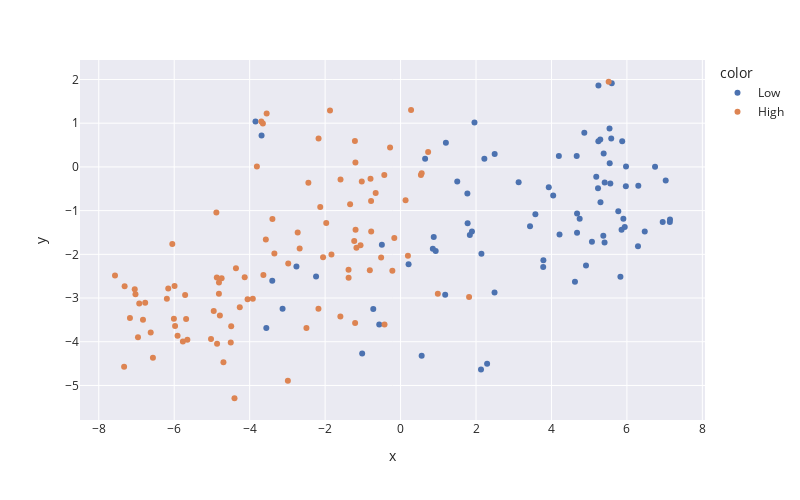

Write notebook code for a chart like this one.
### Markdown cell above
Plot a scatter plot of  interesting aspect clustering.

### Code cell
# Plot with plotly
# {0: Economic, 1: Environment; 2: Health, 3: Human, 4: Politic, 5: All}
i = 5
fig = px.scatter(x = X[i], y = Y[i], color = dataFrame[i].iloc[:,-1],  hover_name=country, 
                template = 'seaborn', width = 800, height = 500
                )

fig.show()

### Figure 1 — Plotly figure (JSON) as saved in the notebook; plotly's stock layout.template omitted (floating-point values rounded to 4 significant figures)
{"data": [{"hovertemplate": "<b>%{hovertext}</b><br><br>color=Low<br>x=%{x}<br>y=%{y}<extra></extra>", "hovertext": ["Afghanistan", "Angola", "Azerbaijan", "Bahrain", "Bangladesh", "Barbados", "Belize", "Benin", "Botswana", "Bulgaria", "Burkina Faso", "Burundi", "Cambodia", "Cameroon", "Central African Republic", "Chad", "Comoros", "Congo (Dem. Rep.)", "Congo (Rep.)", "Cote d'Ivoire", "Djibouti", "Dominican Republic", "Egypt", "Equatorial Guinea", "Eritrea", "Eswatini", "Ethiopia", "Gabon", "Gambia, The", "Ghana", "Guatemala", "Guinea", "Guinea-Bissau", "Haiti", "Iran", "Iraq", "Kenya", "Korea (Dem. People’s Rep.)", "Laos", "Lebanon", "Lesotho", "Liberia", "Libya", "Madagascar", "Malawi", "Mali", "Mauritania", "Mauritius", "Moldova", "Mongolia", "Mozambique", "Myanmar", "Nepal", "Niger", "Nigeria", "North Macedonia", "Pakistan", "Papua New Guinea", "Philippines", "Qatar", "Rwanda", "Senegal", "Sierra Leone", "Solomon Islands", "Somalia", "South Africa", "South Sudan", "Sudan", "Syria", "Tajikistan", "Tanzania", "Timor-Leste", "Togo", "Turkmenistan", "Uganda", "Venezuela", "Yemen", "Zambia", "Zimbabwe"], "legendgroup": "Low", "marker": {"color": "rgb(76,114,176)", "symbol": "circle"}, "mode": "markers", "name": "Low", "orientation": "v", "showlegend": true, "type": "scatter", "x": [3.929, 5.187, -0.4957, -3.685, 2.143, -3.558, -0.5652, 5.408, 2.294, -3.4, 5.859, 5.976, 2.221, 5.561, 7.029, 6.949, 4.678, 6.302, 4.669, 5.375, 4.623, -0.7232, 0.9314, 5.828, 4.679, 5.245, 5.384, 4.196, 5.073, 3.786, 0.6508, 5.972, 5.943, 4.748, 0.8557, 1.837, 5.294, 1.771, 2.495, 0.2127, 5.598, 5.906, 1.777, 5.234, 5.584, 5.772, 4.916, -3.127, -2.24, -1.018, 5.875, 3.13, 1.96, 6.294, 6.473, -2.76, 3.432, 4.214, 1.183, -3.846, 4.871, 3.781, 6.746, 0.5592, 7.138, 2.133, 7.142, 4.046, 1.893, 1.202, 5.411, 2.491, 5.299, 0.8793, 5.243, 1.503, 3.574, 5.539, 5.544], "xaxis": "x", "y": [-0.4627, -0.2235, -1.781, 0.7194, -1.987, -3.684, -3.607, -1.731, -4.505, -2.605, -1.436, 0.009324, 0.1866, -0.3804, -0.3106, -1.263, -1.507, -0.4339, 0.2484, -1.578, -2.629, -3.25, -1.925, -2.511, -1.068, 1.861, 0.3046, 0.2471, -1.712, -2.134, 0.1863, -0.4447, -1.377, -1.183, -1.875, -1.557, 0.6258, -0.6087, 0.2935, -2.228, 1.915, -1.184, -1.287, -0.4873, 0.6502, -1.016, -2.256, -3.248, -2.509, -4.268, 0.589, -0.3514, 1.016, -1.814, -1.479, -2.28, -1.357, -1.545, -2.927, 1.037, 0.7841, -2.291, 0.003584, -4.321, -1.26, -4.638, -1.204, -0.6565, -1.478, 0.552, -0.3565, -2.875, -0.8109, -1.606, 0.5857, -0.335, -1.085, 0.8789, 0.08317], "yaxis": "y"}, {"hovertemplate": "<b>%{hovertext}</b><br><br>color=High<br>x=%{x}<br>y=%{y}<extra></extra>", "hovertext": ["Albania", "Algeria", "Argentina", "Armenia", "Australia", "Austria", "Bahamas", "Belarus", "Belgium", "Bhutan", "Bolivia", "Bosnia and Herzegovina", "Brazil", "Brunei Darussalam", "Cabo Verde", "Canada", "Chile", "China", "Colombia", "Costa Rica", "Croatia", "Cuba", "Cyprus", "Czech Republic", "Denmark", "Ecuador", "El Salvador", "Estonia", "Fiji", "Finland", "France", "Georgia", "Germany", "Greece", "Guyana", "Honduras", "Hungary", "Iceland", "India", "Indonesia", "Ireland", "Israel", "Italy", "Jamaica", "Japan", "Jordan", "Kazakhstan", "Korea (Rep.)", "Kosovo", "Kuwait", "Kyrgyzstan", "Latvia", "Lithuania", "Luxembourg", "Malaysia", "Maldives", "Malta", "Mexico", "Montenegro", "Morocco", "Namibia", "Netherlands", "New Zealand", "Nicaragua", "Norway", "Oman", "Panama", "Paraguay", "Peru", "Poland", "Portugal", "Romania", "Russia", "Saudi Arabia", "Serbia", "Singapore", "Slovakia", "Slovenia", "Spain", "Sri Lanka", "Suriname", "Sweden", "Switzerland", "Taiwan", "Thailand", "Trinidad and Tobago", "Tunisia", "Turkiye", "Ukraine", "United Arab Emirates", "United Kingdom", "United States", "Uruguay", "Uzbekistan", "Vietnam"], "legendgroup": "High", "marker": {"color": "rgb(221,132,82)", "symbol": "circle"}, "mode": "markers", "name": "High", "orientation": "v", "showlegend": true, "type": "scatter", "x": [-3.397, 0.1953, -2.727, -1.832, -6.623, -6.194, -2.495, -1.97, -5.911, 0.2783, 0.1328, -2.675, -1.21, -3.808, -1.204, -7.173, -4.87, -1.87, -1.196, -4.883, -4.363, -2.129, -4.489, -4.789, -6.769, -0.7964, -0.4313, -6.158, -0.7812, -6.927, -5.685, -3.571, -5.977, -4.132, -0.4251, 0.5394, -3.916, -7.57, 1.817, 0.9882, -6.96, -4.695, -4.815, -1.596, -5.651, -0.2176, -1.17, -5.024, -1.379, -3.692, 0.7311, -4.743, -4.813, -6.564, -1.377, -2.443, -4.501, -1.193, -3.345, -0.5148, 5.516, -5.77, -7.047, 0.5593, -7.314, -3.65, -1.591, -0.278, -1.028, -4.055, -5.991, -3.636, -2.173, -3.549, -2.978, -4.402, -4.262, -4.953, -5.711, -1.337, -0.6599, -7.027, -6.828, -4.864, -1.061, -2.176, -0.8147, -1.228, -2.054, -2.987, -6.008, -7.328, -6.051, -0.166, -0.7787], "xaxis": "x", "y": [-1.191, -2.031, -1.499, -2.004, -3.79, -3.017, -3.684, -1.282, -3.863, 1.304, -0.7632, -1.865, 0.5903, 0.006543, -3.572, -3.454, -2.528, 1.29, 0.1015, -1.041, -2.321, -0.9189, -3.647, -3.402, -3.105, -0.2726, -0.1838, -2.784, -0.7813, -3.128, -3.478, -1.661, -3.642, -2.525, -3.603, -0.1862, -3.014, -2.484, -2.976, -2.901, -3.897, -4.469, -2.905, -3.422, -3.953, -2.378, -1.849, -3.937, -2.355, 1.037, 0.3403, -2.546, -2.644, -4.364, -2.538, -0.364, -4.016, -1.436, -1.984, -2.072, 1.948, -3.995, -2.8, -0.1423, -2.731, 0.9927, -0.2863, 0.4439, -0.3346, -3.027, -2.725, -2.471, 0.6518, 1.22, -2.21, -5.293, -3.212, -3.299, -2.932, -0.8518, -0.5967, -2.913, -3.494, -4.048, -1.793, -3.246, -2.363, -1.697, -2.069, -4.894, -3.471, -4.575, -1.762, -1.627, -1.479], "yaxis": "y"}], "layout": {"height": 500, "legend": {"title": {"text": "color"}, "tracegroupgap": 0}, "margin": {"t": 60}, "width": 800, "xaxis": {"anchor": "y", "domain": [0, 1], "title": {"text": "x"}}, "yaxis": {"anchor": "x", "domain": [0, 1], "title": {"text": "y"}}}}
